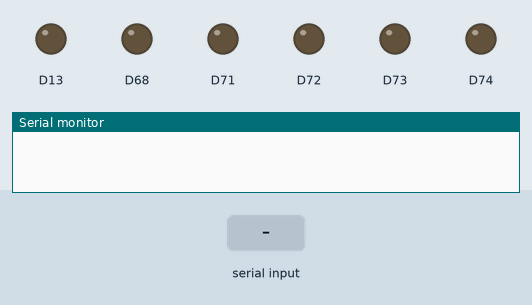
Recording of a sketch running on a simulated Arduino Zero (SAMD21). Shown: output pins drawn as LEDs (lit = HIGH), the last lines printed to the serial monitor. The test bench sets the inputs (shaded band). Random numbers use the default seed unless the sketch sets one; the modem accepts every AT command (registered, SIM ready, sends succeed) and sends nothing else.

Above: at 0.0 s.
At 6.4 s:
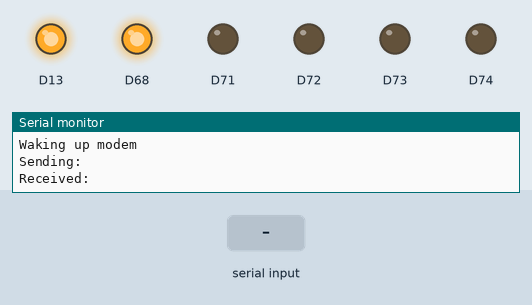
6.5 s: "90,45,200\n" received over the second serial link
8.0 s: "90,45\n" received over the second serial link
9.5 s: "90,45,200,10\n" received over the second serial link
At 54.8 s:
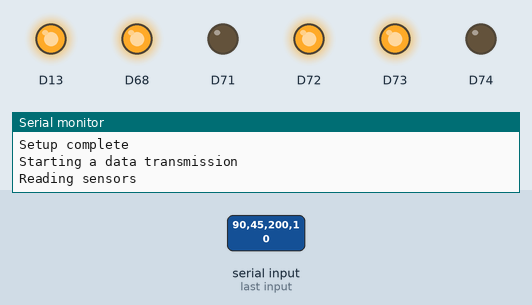
Timing chart, 0 to 58.9 s (numbered marks = the images above; inputs shaded):
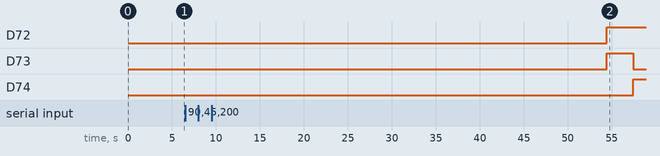

The sketch:

SendData_Cellular_POST.ino
```cpp
/*This sketch was written for the Electrorex Tutorial 4
This script is a template for sending data to an internet data base using the Telelogger board and
the Airgain Quectel BG96 modem using HTTP Post commands. Ubidots is used as an example here.

-T. Rex Miller, December 4, 2023
*/
#include "Adafruit_MCP23X17.h"
#define SerialAT Serial1

Adafruit_MCP23X17 mcp;

//String variables to post data that need to be changed
char url[] = "https://industrial.api.ubidots.com";
char Host[] = "industrial.api.ubidots.com:443";
char Token[] = "X-Auth-Token: XXXXXXXXXXXXXXXXXX";
char Destination[] = "/api/v1.6/devices/XXXXXXXXXX";
char ContentLength[30];
char UserAgent[] = "Telelogger/1.0";
char ContentType[] = "application/json";
char DataString[200];
char urlCommand[100];
char PostCommand[100];
char Payload[2000]; //Make this large enough to hold expected post data plus ~300 to 500 for header.

void setup() {
  delay(5000);
  Serial.println("Setting up");
  Serial.begin(115700);
  SerialAT.begin(115700);

  //Turn on red LED so we know board has power
  pinMode(13, OUTPUT);
  digitalWrite(13,HIGH);
  Wire.begin();
  mcp.begin_I2C(0x20);
  mcp.pinMode(7,OUTPUT);
  mcp.digitalWrite(7,LOW); //Turn off 12VS rail
  mcp.pinMode(4, OUTPUT);
  mcp.digitalWrite(4, HIGH); //Turn on 3VS rail

  //Turn off all other LEDs to start
  mcp.pinMode(8,OUTPUT);
  mcp.digitalWrite(8,LOW);
  mcp.pinMode(9,OUTPUT);
  mcp.digitalWrite(9,LOW);
  mcp.pinMode(10,OUTPUT);
  mcp.digitalWrite(10,LOW);

  SetupCell();
  Serial.println("Setup complete");
}

void loop() {
  mcp.digitalWrite(8,HIGH); //Turn on LED2
  Serial.println("Starting a data transmission");
  Serial.println("Reading sensors");
  mcp.digitalWrite(9,HIGH); //Turn on LED3
  readSensors();
  delay(3000);
  Serial.println("Posting sensor data");
  mcp.digitalWrite(9,LOW); //Turn off LED3
  mcp.digitalWrite(10,HIGH); //Turn on LED4
  setupPOST();
  PostData();
  mcp.digitalWrite(10,LOW); //Turn off LED4
  mcp.digitalWrite(8,LOW); //TUrn off LED2
  Serial.println("Finished data transmission");
  Serial.println("*****************************************************************************");
  delay(5000);
}
```

_01_Sensor_Functions.ino
```cpp
//Variables to hold sensor data
float Batv;
float mvolts;
float AirTemp;


float readVolts(int pin) {                                                                          //Make a function to read voltage on some analog pin and output in millivolts
  analogReadResolution(12);                                                                         //Set analog read resolution to 12 (4096 steps)
  mvolts = analogRead(pin);
  mvolts *= 2;
  mvolts *= (3.3 / 4096);
  mvolts *= 1000;
  return mvolts;
}
                                                                                                    //Function to read Battery voltage on pin A4 on Telelogger
void readBat() {
  Batv = readVolts(A4)/1000;                                                                        //Read battery on A4 and convert millivolts to volts
}


//Function to read sensors or sensor functions. Update as necessary
void readSensors(){
  AirTemp = random(0,30);
  readBat();
}
```

_02_Post_Functions.ino
```cpp
//Function to make the data string to post. Update as necessary
void MakeDataString(){
  sprintf(DataString, "{\"temperature\": %.2f,\"battery\": %.2f}\r\n\r\n",
          AirTemp,
          Batv
          );
}

void MakePayload(){
  String DataStringS = DataString;
  sprintf(ContentLength,"Content-Length: %d",DataStringS.length());

  //Put together the payload with headers and data string. End each line with new line carraige return \r\n
  strcpy(Payload,"POST "); strcat(Payload, Destination); strcat(Payload," HTTP/1.1"); strcat(Payload,"\r\n"); //POST
  strcat(Payload, "Host: "); strcat(Payload, Host); strcat(Payload, "\r\n"); //Host
  strcat(Payload, "Accept: */*"); strcat(Payload, "\r\n"); //Accept
  strcat(Payload, ContentLength); strcat(Payload, "\r\n"); //Content length
  strcat(Payload, "Content-Type: "); strcat(Payload, ContentType); strcat(Payload, "\r\n"); //Content type
  strcat(Payload, "User-Agent: "); strcat(Payload, UserAgent); strcat(Payload, "\r\n"); //User agent
  strcat(Payload, "Cache-Control: no-cache"); strcat(Payload, "\r\n"); //cache control
  strcat(Payload, "Connection: keep-alive"); strcat(Payload, "\r\n"); //keep alive
  strcat(Payload, Token); strcat(Payload, "\r\n"); //token
  strcat(Payload, "\r\n"); //required new line
  strcat(Payload, DataString); strcat(Payload, "\r\n");
}

void getPayloadCommand(){
  String PayloadS = Payload;
  int PayloadLength = PayloadS.length();
  sprintf(PostCommand, "AT+QHTTPPOST=%d,80,80",PayloadLength);
}

void geturlCommand(){
  String urlS = url;
  int urlLength = urlS.length();
  sprintf(urlCommand, "AT+QHTTPURL=%d,80",urlLength);
}

void setupPOST(){
  MakeDataString();
  MakePayload();
  geturlCommand();
  getPayloadCommand();
}

void PostData(){
  sendAT("AT+CFUN=1,1", "\r\nAPP RDY", "\r\nERROR", 10000);
  delay(1000);
  sendAT("AT+QHTTPCFG=\"contextid\",1", "\r\nOK", "\r\nERROR", 5000);
  delay(1000);
  sendAT("AT+QHTTPCFG=\"responseheader\",1", "\r\nOK", "\r\nERROR", 5000);
  delay(1000);
  sendAT("AT+QHTTPCFG=\"requestheader\",1", "\r\nOK", "\r\nERROR", 5000);
  delay(1000);
  sendAT("AT+QHTTPCFG=\"sslctxid\",1", "\r\nOK", "\r\nERROR", 5000);
  delay(1000);
  sendAT("AT+QSSLCFG=\"seclevel\",1,0", "\r\nOK", "\r\nERROR", 5000);
  delay(1000);
  sendAT("AT+QIACT?", "\r\nOK", "\r\nERROR", 6000); //Setup GPRS communication
  delay(1000);
  sendAT("AT+QICSGP=1,1,\"hologram\",\"\",\"\",1", "\r\nOK", "\r\nERROR", 5000);
  delay(1000);
  sendAT("AT+QIACT=1", "\r\nOK", "\r\nERROR", 10000);
  delay(1000);
  sendAT("AT+QIACT?", "\r\nOK", "\r\nERROR", 30000); //Setup GPRS communication
  delay(1000);

  WaitReg();

  sendAT(urlCommand, "\r\nCONNECT", "\r\nERROR", 8000);
  SerialAT.print(url);
  Serial.println(url);
  delay(1000);
  sendAT("","\r\nOK","\r\nERROR", 30000);
  delay(1000);
  sendAT(PostCommand, "\r\nCONNECT", "\r\nERROR", 8000);
  SerialAT.print(Payload);
  Serial.println(Payload);
  sendAT("", "\r\nOK", "\r\nERROR", 5000);
  delay(6000);
  sendAT("AT", "\r\nOK", "\r\nERROR", 1000);
  delay(1000);
  sendAT("AT+QHTTPREAD=60", "+QHTTPREAD: 0", "\r\nERROR", 10000);
  delay(1000);
  sendAT("AT+QIDEACT=1", "\r\nOK", "\r\nERROR", 2000);
  delay(1000);
}
```

_03_Cellular_Functions.ino
```cpp
char result_char[2000]; //container to read modem responses

int Check;

//Function to send AT commands to modem and listen for expected response, error code, or timeout after so many seconds
String sendAT(const char *toSend, const char *toCheck1, const char *toCheck2, unsigned long milliseconds) {
  String result;
  Serial.print(F("Sending: "));
  Serial.println(F(toSend));
  SerialAT.println(toSend);
  unsigned long startTime = millis();
  Serial.print("Received: ");
  while (millis() - startTime < milliseconds) {
    SerialAT.flush();
    Serial.flush();
    if (SerialAT.available()) {
      char c = SerialAT.read();
      Serial.write(c);

      result += c;  // append to the result string
      result.toCharArray(result_char, 1000);
      if (strstr(result_char, toCheck1) || strstr(result_char, toCheck2))
      {
        milliseconds = 0;
        Check = 1;
      }
      else {
        Check = 0;
      }
    }
  }
  Serial.println();
  return result;
  Serial.print(result);
}

void ModemReset(){
 Serial.println("Resetting modem");
 pinMode(2,OUTPUT);
 digitalWrite(2,LOW);
 delay(1000);
 pinMode(2,INPUT);
 sendAT("", "\r\nAPP RDY", "\r\nAPP RDY", 8000);
 Serial.println("Modem is reset");
}

void ModemWakeup(){
 Serial.println("Waking up modem");
 pinMode(5,OUTPUT);
 digitalWrite(5,LOW);
 delay(600);
 pinMode(5,INPUT);
 sendAT("", "\r\nAPP RDY", "\r\nAPP RDY", 8000);
 Serial.println("Modem is awake!");
}


int CEREG;
int CGREG;
int CREG;

char* CREG1;
char* CREG2;
char* CREG3;

void GetCREG() {
  SerialAT.println("");
  delay(100);
  SerialAT.println("");
  delay(100);
  sendAT("AT+CREG?", "\r\nOK", "\r\nERROR", 60000);
  delay(1000);
  CREG1=strtok(result_char,":,");
  CREG2=strtok(NULL,",");
  CREG3=strtok(NULL,",");
  CREG = atoi(CREG3);
}

char* CGREG1;
char* CGREG2;
char* CGREG3;
void GetCGREG() {
  SerialAT.println("");
  delay(100);
  SerialAT.println("");
  delay(100);
  sendAT("AT+CGREG?", "\r\nOK", "\r\nERROR", 60000);
  delay(1000);
  CGREG1=strtok(result_char,":,");
  CGREG2=strtok(NULL,",");
  CGREG3=strtok(NULL,",");
  CGREG = atoi(CGREG3);
}

char* CEREG1;
char* CEREG2;
char* CEREG3;
void GetCEREG() {
SerialAT.println("");
  delay(100);
  SerialAT.println("");
  delay(100);
  sendAT("AT+CEREG?", "\r\nOK", "\r\nERROR", 60000);
  delay(1000);
  CEREG1=strtok(result_char,":,");
  CEREG2=strtok(NULL,",");
  CEREG3=strtok(NULL,",");
  CEREG = atoi(CEREG3);
}

char* QCSQ1;
char* QCSQ2;
char* QCSQ3;
char* QCSQ4;
char* QCSQ5;
char* QCSQ6;
char* Network;
int RSRP;
int RSRQ;

void GetQCSQ() {
  delay(1000);
  SerialAT.println("");
  SerialAT.println("");
  SerialAT.println("");
  sendAT("AT+QCSQ", "\r\nOK", "\r\nERROR", 60000);
  delay(1000);
  QCSQ1=strtok(result_char,":");
  QCSQ2=strtok(NULL,",");
  QCSQ3=strtok(NULL,",");
  QCSQ4=strtok(NULL,",");
  QCSQ5=strtok(NULL,",");
  QCSQ6=strtok(NULL,",");
  Network = QCSQ2;
  RSRP = atoi(QCSQ4);
  RSRQ = atoi(QCSQ6);
  Serial.print("RSRP = "); Serial.print(RSRP); Serial.print(", ");
    if (RSRP > -90){
      Serial.println("Excellent");
    }
    else if (RSRP < -90 & RSRP > -105){
      Serial.println("Good");
    }
    else if (RSRP < -106 & RSRP > -120){
      Serial.println("Fair");
    }
    else if (RSRP < -120){
      Serial.println("Poor");
    }

  Serial.print("RSRQ = "); Serial.print(RSRQ); Serial.print(", ");
    if (RSRQ > -9){
      Serial.println("Excellent");
    }
    else if (RSRQ < -9 & RSRQ > -12){
      Serial.println("Good");
    }
    else if (RSRQ < -13){
      Serial.println("Fair");
    }
}

void WaitReg(){
  unsigned long RegMillis = millis();
  unsigned long RegInterval = 1000*60*20;
  while (millis() - RegMillis < RegInterval){
    GetCREG();
    delay(100);
    GetCGREG();
    delay(100);
    GetCEREG();
    delay(1000);
    Serial.print("CREG = "); Serial.println(CREG);
    Serial.print("CGREG = "); Serial.println(CGREG);
    Serial.print("CEREG = "); Serial.println(CEREG);
    if(CREG==5 || CREG==1 || CGREG==5 || CGREG==1 || CEREG==5 || CEREG==1){
      RegInterval = 0;
    }
  }
}

void SetupCell(){
 ModemWakeup();
 ModemReset();
 sendAT("AT", "\r\nOK", "\r\nERROR", 1000);
 delay(1000);
 sendAT("AT", "\r\nOK", "\r\nERROR", 1000);
 delay(1000);
 sendAT("AT", "\r\nOK", "\r\nERROR", 1000);
 delay(1000);
 sendAT("AT+CFUN=1,1", "\r\nAPP RDY", "\r\nERROR", 10000);
 delay(1000);
 sendAT("ATZ0", "\r\nOK", "\r\nERROR", 5000);
 delay(1000);
 sendAT("ATE0", "\r\nOK", "\r\nERROR", 1000);
 delay(1000);
 sendAT("AT+CMEE=0", "\r\nOK", "\r\nERROR", 1000);
 delay(1000);
 sendAT("AT+IFC=2,2", "\r\nOK", "\r\nERROR", 1000);
 delay(1000);
 sendAT("AT&W", "\r\nOK", "\r\nERROR", 1000);
 delay(1000);
 sendAT("AT+QCFG=\"nwscanseq\"", "\r\nOK", "\r\nERROR", 1000);
 delay(1000);
 sendAT("AT+COPS=0", "\r\nOK", "\r\nERROR", 5000);
 delay(1000);
 sendAT("AT+CRSM=214,28539,0,0,12,\"130062FFFFFFFFFFFFFFFFFF\"","\r\nOK", "\r\nERROR", 60000);
 delay(1000);
 sendAT("AT+CTZU=3", "\r\nOK", "\r\nERROR", 1000);
 delay(1000);
 sendAT("AT+CTZU?", "\r\nOK", "\r\nERROR", 1000);
 delay(1000);
 sendAT("AT+QICSGP=1,1,\"hologram\",\"\",\"\",1", "\r\nOK", "\r\nERROR", 5000);
 delay(1000);
 WaitReg();
 delay(1000);
 sendAT("AT+CREG=2;+CGREG=2;+CEREG=2", "\r\nOK", "\r\nERROR", 1000);
 delay(1000);
 sendAT("AT+CCLK?", "\r\nOK", "\r\nERROR", 2000);
}
```
